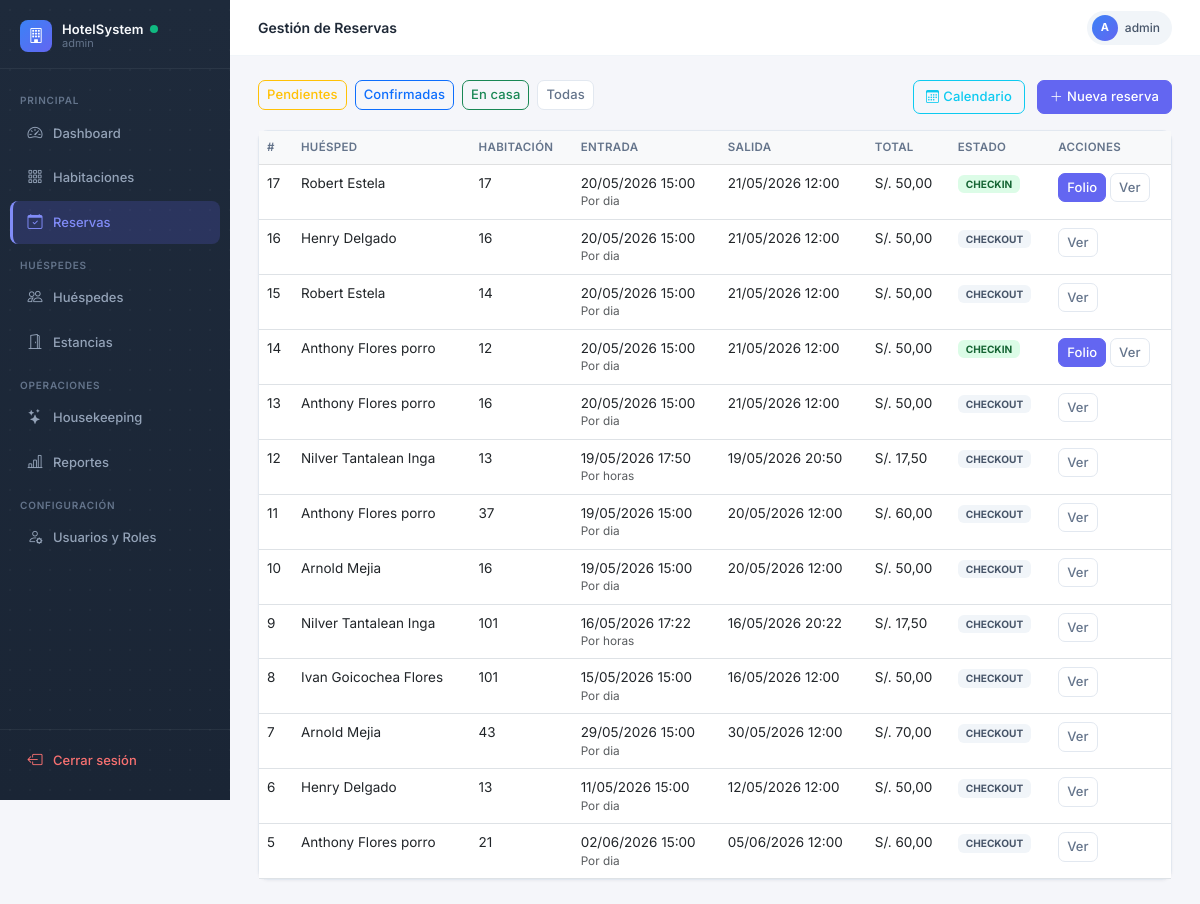
/reservas/ (signed in), run on the app's committed database.
### reservas/models.py (models this page shows, shortened)
class Reserva(models.Model):
    POR_DIA = 'DIA'
    POR_HORA = 'HORA'
    MODALIDAD_CHOICES = [
        (POR_DIA, 'Por dia'),
        (POR_HORA, 'Por horas'),
    ]
    PENDIENTE = 'PENDIENTE'
    CONFIRMADA = 'CONFIRMADA'
    CHECKIN = 'CHECKIN'
    CHECKOUT = 'CHECKOUT'
    CANCELADA = 'CANCELADA'
    ESTADO_CHOICES = [
        (PENDIENTE, 'Pendiente'),
        (CONFIRMADA, 'Confirmada'),
        (CHECKIN, 'Check-In realizado'),
        (CHECKOUT, 'Check-Out realizado'),
        (CANCELADA, 'Cancelada'),
    ]
    DIRECTO = 'DIRECTO'
    WEB = 'WEB'
    AGENCIA = 'AGENCIA'
    ORIGEN_CHOICES = [
        (DIRECTO, 'Directo'),
        (WEB, 'Web'),
        (AGENCIA, 'Agencia'),
    ]
    hotel = models.ForeignKey(Hotel, on_delete=models.CASCADE, related_name='reservas')
    huesped = models.ForeignKey(Huesped, on_delete=models.CASCADE, related_name='reservas')
    habitacion = models.ForeignKey(Habitacion, on_delete=models.SET_NULL, null=True, blank=True, related_name='reservas')
    fecha_entrada = models.DateField()
    fecha_salida = models.DateField()
    fecha_hora_entrada = models.DateTimeField(null=True, blank=True)
    fecha_hora_salida = models.DateTimeField(null=True, blank=True)
    modalidad = models.CharField(max_length=10, choices=MODALIDAD_CHOICES, default=POR_DIA)
    duracion_horas = models.DecimalField(max_digits=5, decimal_places=2, default=0)
    tolerancia_minutos = models.PositiveIntegerField(default=10)
    cargo_extra_desde_minutos = models.PositiveIntegerField(default=30)
    num_adultos = models.IntegerField(default=1, validators=[MinValueValidator(1)])
    estado = models.CharField(max_length=20, choices=ESTADO_CHOICES, default=PENDIENTE)
    precio_total = models.DecimalField(max_digits=10, decimal_places=2, default=0)
    origen = models.CharField(max_length=10, choices=ORIGEN_CHOICES, default=DIRECTO)
    created_at = models.DateTimeField(auto_now_add=True)
    class Meta:
        verbose_name = 'Reserva'
        verbose_name_plural = 'Reservas'

### huespedes/models.py (models this page shows, shortened)
class Huesped(models.Model):
    DNI = 'DNI'
    PASAPORTE = 'PASAPORTE'
    CE = 'CE'
    TIPO_DOC_CHOICES = [
        (DNI, 'DNI'),
        (PASAPORTE, 'Pasaporte'),
        (CE, 'Carné de Extranjería'),
    ]
    tipo_doc = models.CharField(max_length=10, choices=TIPO_DOC_CHOICES, default=DNI)
    num_doc = models.CharField(max_length=20, unique=True)
    nombres = models.CharField(max_length=100)
    apellidos = models.CharField(max_length=100)
    email = models.EmailField(blank=True, null=True)
    telefono = models.CharField(max_length=20, blank=True, null=True)
    nacionalidad = models.CharField(max_length=50, default='Peruana')
    created_at = models.DateTimeField(auto_now_add=True)
    class Meta:
        verbose_name = 'Huésped'
        verbose_name_plural = 'Huéspedes'

### hotel/models.py (models this page shows, shortened)
class Habitacion(models.Model):
    DISPONIBLE = 'DISPONIBLE'
    OCUPADA = 'OCUPADA'
    LIMPIEZA = 'LIMPIEZA'
    MANTENIMIENTO = 'MANTENIMIENTO'
    ESTADO_CHOICES = [
        (DISPONIBLE, 'Disponible'),
        (OCUPADA, 'Ocupada'),
        (LIMPIEZA, 'En Limpieza'),
        (MANTENIMIENTO, 'En Mantenimiento'),
    ]
    hotel = models.ForeignKey(Hotel, on_delete=models.CASCADE, related_name='habitaciones')
    tipo = models.ForeignKey(TipoHabitacion, on_delete=models.CASCADE, related_name='habitaciones')
    numero = models.CharField(max_length=10)
    piso = models.IntegerField()
    estado = models.CharField(max_length=20, choices=ESTADO_CHOICES, default=DISPONIBLE)
    imagen_url = models.URLField(blank=True, null=True)
    imagenes_urls = models.JSONField(default=list, blank=True)
    class Meta:
        verbose_name = 'Habitación'
        verbose_name_plural = 'Habitaciones'
        unique_together = ['hotel', 'numero']

### views_frontend.py (the view)
# urls.py: path('reservas/', reservas_lista, name='reservas_lista'),
@login_required
def reservas_lista(request):
    if not _es_recepcionista(request.user):
        return _acceso_denegado(request)
    estado = request.GET.get('estado')
    reservas = Reserva.objects.select_related('huesped', 'habitacion').all().order_by('-created_at')
    if estado:
        reservas = reservas.filter(estado=estado)
    return render(request, 'reservas/lista.html', {'reservas': reservas})

### views_frontend.py (called while the page is built)
def _es_admin(user):
    return user.is_superuser or user.groups.filter(name='admin').exists()

def _es_recepcionista(user):
    return _es_admin(user) or user.groups.filter(name='recepcionista').exists()

### templates/reservas/lista.html (shortened to what this page needs)
{% extends 'base.html' %}
{% block page_title %}Gestión de Reservas{% endblock %}
{% block content %}
<div class="d-flex justify-content-between mb-3">
  <div>
    <a href="?estado=PENDIENTE" class="btn btn-sm btn-outline-warning me-1">Pendientes</a>
    <a href="?estado=CONFIRMADA" class="btn btn-sm btn-outline-primary me-1">Confirmadas</a>
    <a href="?estado=CHECKIN" class="btn btn-sm btn-outline-success me-1">En casa</a>
    <a href="?" class="btn btn-sm btn-outline-secondary">Todas</a>
  </div>
  <div>
    <a href="/reservas/calendario/" class="btn btn-outline-info me-2"><i class="bi bi-calendar3 me-1"></i>Calendario</a>
    {% with groups=request.user.groups.all|stringformat:"s" %}
    {% if request.user.is_superuser or 'admin' in groups or 'recepcionista' in groups %}
    <a href="/reservas/nueva/" class="btn btn-primary"><i class="bi bi-plus-lg me-1"></i>Nueva reserva</a>
    {% endif %}
    {% endwith %}
  </div>
</div>
<div class="card">
  <div class="table-responsive">
    <table class="table table-hover mb-0">
      <thead class="table-light">
        <tr>
          <th>#</th><th>Huésped</th><th>Habitación</th>
          <th>Entrada</th><th>Salida</th><th>Total</th><th>Estado</th><th>Acciones</th>
        </tr>
      </thead>
      <tbody>
        {% for r in reservas %}
        <tr>
          <td>{{ r.id }}</td>
          <td>{{ r.huesped.nombres }} {{ r.huesped.apellidos }}</td>
          <td>{{ r.habitacion.numero|default:"—" }}</td>
          <td>
            {{ r.fecha_hora_entrada|date:"d/m/Y H:i" }}
            <div class="small text-muted">{{ r.get_modalidad_display }}</div>
          </td>
          <td>{{ r.fecha_hora_salida|date:"d/m/Y H:i" }}</td>
          <td>S/. {{ r.precio_total }}</td>
          <td><span class="badge badge-{{ r.estado|lower }} px-2 py-1">{{ r.estado }}</span></td>
          <td>
            {% if r.estado == 'PENDIENTE' or r.estado == 'CONFIRMADA' %}
            <a href="/reservas/{{ r.id }}/checkin/" class="btn btn-sm btn-success">Check-in</a>
            {% elif r.estado == 'CHECKIN' %}
            {% if r.estancia %}
            <a href="/estancias/{{ r.estancia.id }}/folio/" class="btn btn-sm btn-primary">Folio</a>
            {% endif %}
            {% endif %}
            <a href="/reservas/{{ r.id }}/" class="btn btn-sm btn-outline-secondary">Ver</a>
          </td>
        </tr>
        {% empty %}
        <tr><td colspan="8" class="text-center text-muted py-4">No hay reservas.</td></tr>
        {% endfor %}
      </tbody>
    </table>
  </div>
</div>
{% endblock %}

### templates/base.html (shortened to what this page needs)
<!DOCTYPE html>
<html lang="es">
<head>
  <link href="https://cdn.jsdelivr.net/npm/bootstrap@5.3.0/dist/css/bootstrap.min.css" rel="stylesheet">
  <link href="https://cdn.jsdelivr.net/npm/bootstrap-icons@1.11.0/font/bootstrap-icons.css" rel="stylesheet">
</head>
<body>
{% if user.is_authenticated %}
<aside class="sidebar">
  <div class="sidebar-brand">
    <div class="sidebar-brand-icon"><i class="bi bi-building"></i></div>
    <div class="sidebar-brand-text">
      <div class="sidebar-brand-name">HotelSystem <span style="width:8px;height:8px;background:#10b981;border-radius:50%;animation: pulse 2s infinite; display: inline-block;"></span></div>
      <div class="sidebar-brand-user">{{ user.username }}</div>
    </div>
  </div>
  <nav class="sidebar-nav">
    {% with groups=request.user.groups.all|stringformat:"s" %}
    {% if request.user.is_superuser or 'admin' in groups or 'recepcionista' in groups %}
    <div class="sidebar-section">Principal</div>
    <a href="/dashboard/" class="nav-link {% if request.path == '/dashboard/' %}active{% endif %}">
      <i class="bi bi-speedometer2"></i>Dashboard
    </a>
    <a href="/habitaciones/" class="nav-link {% if '/habitaciones/' in request.path %}active{% endif %}">
      <i class="bi bi-grid-3x3-gap"></i>Habitaciones
    </a>
    <a href="/reservas/" class="nav-link {% if '/reservas/' in request.path %}active{% endif %}">
      <i class="bi bi-calendar-check"></i>Reservas
    </a>
    <div class="sidebar-section">Huéspedes</div>
    <a href="/huespedes/" class="nav-link {% if '/huespedes/' in request.path %}active{% endif %}">
      <i class="bi bi-people"></i>Huéspedes
    </a>
    <a href="/estancias/" class="nav-link {% if '/estancias/' in request.path %}active{% endif %}">
      <i class="bi bi-door-open"></i>Estancias
    </a>
    {% endif %}
    <div class="sidebar-section">Operaciones</div>
    {% if request.user.is_superuser or 'admin' in groups or 'housekeeping' in groups %}
    <a href="/housekeeping/" class="nav-link {% if '/housekeeping/' in request.path %}active{% endif %}">
      <i class="bi bi-stars"></i>Housekeeping
    </a>
    {% endif %}
    {% if request.user.is_superuser or 'admin' in groups or 'recepcionista' in groups %}
    <a href="/reportes/" class="nav-link {% if '/reportes/' in request.path %}active{% endif %}">
      <i class="bi bi-bar-chart-line"></i>Reportes
    </a>
    {% endif %}
    {% if request.user.is_superuser or 'admin' in groups %}
    <div class="sidebar-section">Configuración</div>
    <a href="/usuarios/" class="nav-link {% if '/usuarios/' in request.path %}active{% endif %}">
      <i class="bi bi-person-gear"></i>Usuarios y Roles
    </a>
    {% endif %}
    {% endwith %}
  </nav>
  <div class="sidebar-footer">
    <a href="/logout/" class="nav-link logout">
      <i class="bi bi-box-arrow-left"></i>Cerrar sesión
    </a>
  </div>
</aside>
<header class="navbar-top">
  <span class="navbar-top-title">{% block page_title %}{% endblock %}</span>
  <div class="user-chip">
    <div class="user-chip-avatar">{{ user.username|slice:":1"|upper }}</div>
    {{ user.username }}
  </div>
</header>
<main class="main-content">
  {% block content %}{% endblock %}
</main>
{% else %}
{% block auth_content %}{% endblock %}
{% endif %}
</body>
</html>

### templates/base.html (style rules this page uses)
*, *::before, *::after { box-sizing: border-box; transition: background-color 0.15s ease, border-color 0.15s ease, box-shadow 0.15s ease, transform 0.15s ease; }
body { font-family: 'Inter', system-ui, sans-serif; background: #f5f6fa; color: #374151; font-size: 14px; -webkit-font-smoothing: antialiased; }
h1, h2, h3, h4, h5, h6, .navbar-top-title, .form-section-title { color: #1f2937; }
.sidebar { width: 230px; min-height: 100vh; background: linear-gradient(180deg, #1e2a3b 0%, #1a2535 100%); background-image: radial-gradient(circle, rgba(255,255,255,0.03) 1px, transparent 1px), linear-gradient(180deg, #1e2a3b 0%, #1a2535 100%); background-size: 20px 20px, 100% 100%; position: fixed; top: 0; left: 0; z-index: 100; display: flex; flex-direction: column; padding: 0; }
.sidebar-brand { display: flex; align-items: center; gap: 10px; padding: 20px 20px 16px; border-bottom: 1px solid rgba(255,255,255,.06); }
.sidebar-brand-icon { width: 32px; height: 32px; border-radius: 8px; background: linear-gradient(135deg, #3b82f6, #6366f1); display: flex; align-items: center; justify-content: center; color: #fff; font-size: 15px; flex-shrink: 0; }
.sidebar-brand-text { line-height: 1.2; }
.sidebar-brand-name { color: #f8fafc; font-size: 13px; font-weight: 600; letter-spacing: .01em; display: flex; align-items: center; gap: 6px; }
.sidebar-brand-user { color: #64748b; font-size: 11px; }
.sidebar-nav { padding: 12px 10px; flex: 1; }
.sidebar-section { color: #64748b; font-size: 10px; font-weight: 600; letter-spacing: .08em; text-transform: uppercase; padding: 12px 10px 4px; }
.nav-link { display: flex; align-items: center; gap: 9px; color: #94a3b8; font-size: 13px; font-weight: 500; padding: 10px 16px; border-radius: 8px; margin-bottom: 2px; transition: background .15s, color .15s, transform .15s, padding .15s, border .15s; text-decoration: none; border-left: 0px solid transparent; }
.nav-link i { font-size: 15px; flex-shrink: 0; width: 18px; text-align: center; }
.nav-link.active { background: rgba(99,102,241,.2); color: #818cf8; border-left: 3px solid #818cf8; padding-left: 13px; }
.nav-link.active i { color: #818cf8; }
.sidebar-footer { padding: 10px 10px 16px; border-top: 1px solid rgba(255,255,255,.06); }
.nav-link.logout { color: #f87171; }
.navbar-top { margin-left: 230px; position: sticky; top: 0; z-index: 99; background: #fff; border-bottom: 1px solid #f1f5f9; padding: 0 28px; height: 56px; display: flex; align-items: center; justify-content: space-between; }
.navbar-top-title { font-size: 14px; font-weight: 600; color: #1f2937; }
.user-chip { display: flex; align-items: center; gap: 7px; background: #f1f5f9; border-radius: 20px; padding: 4px 12px 4px 5px; font-size: 12px; font-weight: 500; color: #475569; }
.user-chip-avatar { width: 26px; height: 26px; border-radius: 50%; background: linear-gradient(135deg, #3b82f6, #6366f1); color: #fff; font-size: 11px; font-weight: 700; display: flex; align-items: center; justify-content: center; }
.main-content { margin-left: 230px; padding: 24px 28px; min-height: 100vh; }
.card { border: 1px solid #e2e8f0; border-radius: 10px; box-shadow: 0 1px 3px rgba(15,23,42,.05); background: #fff; }
.btn { font-family: inherit; font-weight: 500; border-radius: 7px; transition: all .15s; font-size: 13px; letter-spacing: .01em; }
.btn-primary { background: #6366f1; border-color: #6366f1; position: relative; overflow: hidden; }
.btn-outline-secondary { border-color: #e2e8f0; color: #64748b; background: #fff; }
.badge-checkin { background: #dcfce7; color: #166534; }
.badge-checkout { background: #f1f5f9; color: #475569; }
.table { font-size: 13.5px; }
.table th { font-weight: 600; font-size: 11.5px; letter-spacing: .03em; text-transform: uppercase; color: #64748b; }
.table-hover > tbody > tr { transition: background-color 0.1s ease; cursor: pointer; }

### data on the page
Reserva: id "17", huesped.nombres "Robert", huesped.apellidos "Estela", habitacion.numero "17", fecha_hora_entrada "20/05/2026 15:00", modalidad "Por dia", fecha_hora_salida "21/05/2026 12:00", precio_total "50,00", estado "CHECKIN"
Reserva: id "16", huesped.nombres "Henry", huesped.apellidos "Delgado", habitacion.numero "16", fecha_hora_entrada "20/05/2026 15:00", modalidad "Por dia", fecha_hora_salida "21/05/2026 12:00", precio_total "50,00", estado "CHECKOUT"
Reserva: id "15", huesped.nombres "Robert", huesped.apellidos "Estela", habitacion.numero "14", fecha_hora_entrada "20/05/2026 15:00", modalidad "Por dia", fecha_hora_salida "21/05/2026 12:00", precio_total "50,00", estado "CHECKOUT"
Reserva: id "14", huesped.nombres "Anthony", huesped.apellidos "Flores porro", habitacion.numero "12", fecha_hora_entrada "20/05/2026 15:00", modalidad "Por dia", fecha_hora_salida "21/05/2026 12:00", precio_total "50,00", estado "CHECKIN"
Reserva: id "13", huesped.nombres "Anthony", huesped.apellidos "Flores porro", habitacion.numero "16", fecha_hora_entrada "20/05/2026 15:00", modalidad "Por dia", fecha_hora_salida "21/05/2026 12:00", precio_total "50,00", estado "CHECKOUT"
Reserva: id "12", huesped.nombres "Nilver", huesped.apellidos "Tantalean Inga", habitacion.numero "13", fecha_hora_entrada "19/05/2026 17:50", modalidad "Por horas", fecha_hora_salida "19/05/2026 20:50", precio_total "17,50", estado "CHECKOUT"
Reserva: id "11", huesped.nombres "Anthony", huesped.apellidos "Flores porro", habitacion.numero "37", fecha_hora_entrada "19/05/2026 15:00", modalidad "Por dia", fecha_hora_salida "20/05/2026 12:00", precio_total "60,00", estado "CHECKOUT"
Reserva: id "10", huesped.nombres "Arnold", huesped.apellidos "Mejia", habitacion.numero "16", fecha_hora_entrada "19/05/2026 15:00", modalidad "Por dia", fecha_hora_salida "20/05/2026 12:00", precio_total "50,00", estado "CHECKOUT"
Reserva: id "9", huesped.nombres "Nilver", huesped.apellidos "Tantalean Inga", habitacion.numero "101", fecha_hora_entrada "16/05/2026 17:22", modalidad "Por horas", fecha_hora_salida "16/05/2026 20:22", precio_total "17,50", estado "CHECKOUT"
Reserva: id "8", huesped.nombres "Ivan", huesped.apellidos "Goicochea Flores", habitacion.numero "101", fecha_hora_entrada "15/05/2026 15:00", modalidad "Por dia", fecha_hora_salida "16/05/2026 12:00", precio_total "50,00", estado "CHECKOUT"
Reserva: id "7", huesped.nombres "Arnold", huesped.apellidos "Mejia", habitacion.numero "43", fecha_hora_entrada "29/05/2026 15:00", modalidad "Por dia", fecha_hora_salida "30/05/2026 12:00", precio_total "70,00", estado "CHECKOUT"
Reserva: id "6", huesped.nombres "Henry", huesped.apellidos "Delgado", habitacion.numero "13", fecha_hora_entrada "11/05/2026 15:00", modalidad "Por dia", fecha_hora_salida "12/05/2026 12:00", precio_total "50,00", estado "CHECKOUT"
Reserva: id "5", huesped.nombres "Anthony", huesped.apellidos "Flores porro", habitacion.numero "21", fecha_hora_entrada "02/06/2026 15:00", modalidad "Por dia", fecha_hora_salida "05/06/2026 12:00", precio_total "60,00", estado "CHECKOUT"

### other printed values
{{ user.username }} "admin"
{{ user.username|slice:":1"|upper }} "A"
